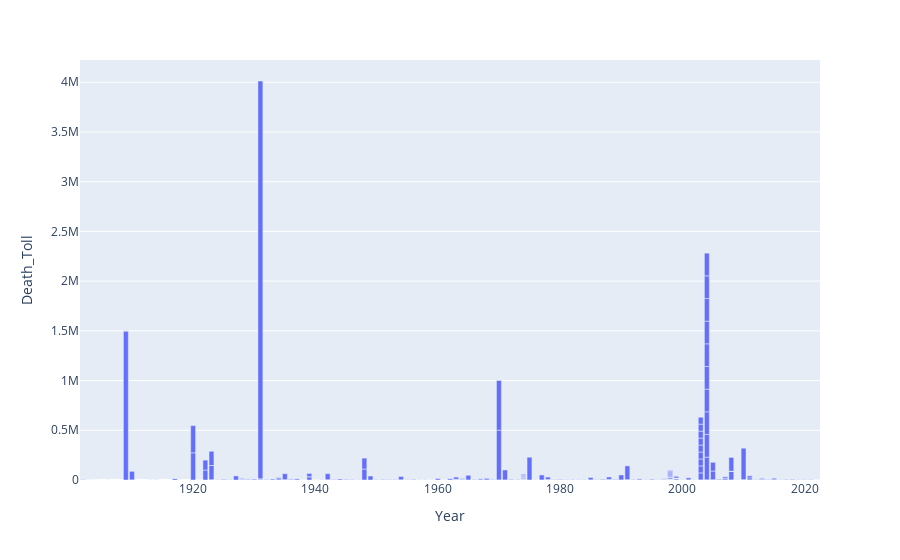

Notebook code cell kept with this figure:
### Markdown cell above
#### Above Figure Shows 1930 - 1934 is the worst years in terms of death rate.

### Code cell
fig = px.bar(df, x='Year', y='Death_Toll')
fig.show()

### Figure 1 — Plotly figure (JSON) as saved in the notebook; plotly's stock layout.template omitted (floating-point values rounded to 4 significant figures; data arrays with more than 128 entries replaced by an {"elided": "..."} marker saying what was removed)
{"data": [{"alignmentgroup": "True", "hovertemplate": "Year=%{x}<br>Death_Toll=%{y}<extra></extra>", "legendgroup": "", "marker": {"color": "#636efa", "pattern": {"shape": ""}}, "name": "", "offsetgroup": "", "orientation": "v", "showlegend": false, "textposition": "auto", "type": "bar", "x": {"elided": "1658 int values"}, "xaxis": "x", "y": {"elided": "1658 int values"}, "yaxis": "y"}], "layout": {"barmode": "relative", "legend": {"tracegroupgap": 0}, "margin": {"t": 60}, "xaxis": {"anchor": "y", "domain": [0, 1], "title": {"text": "Year"}}, "yaxis": {"anchor": "x", "domain": [0, 1], "title": {"text": "Death_Toll"}}}}
